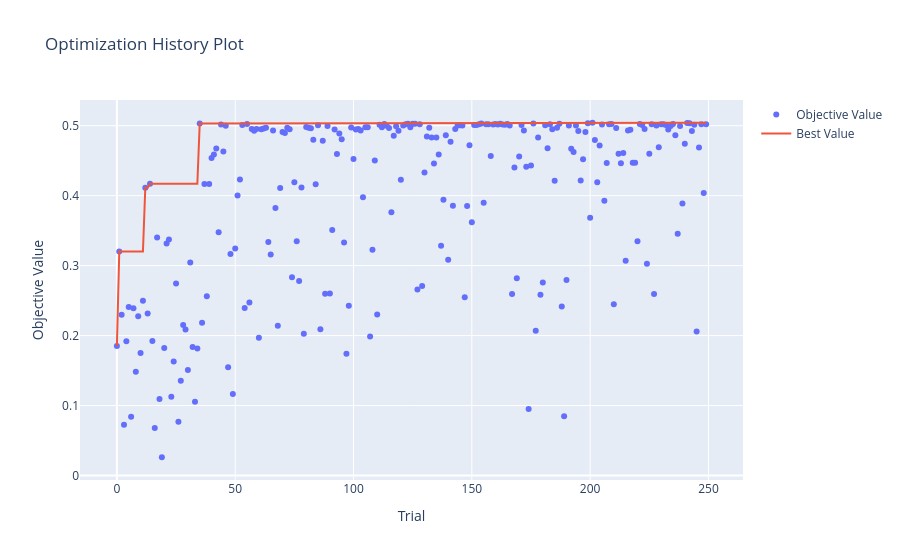
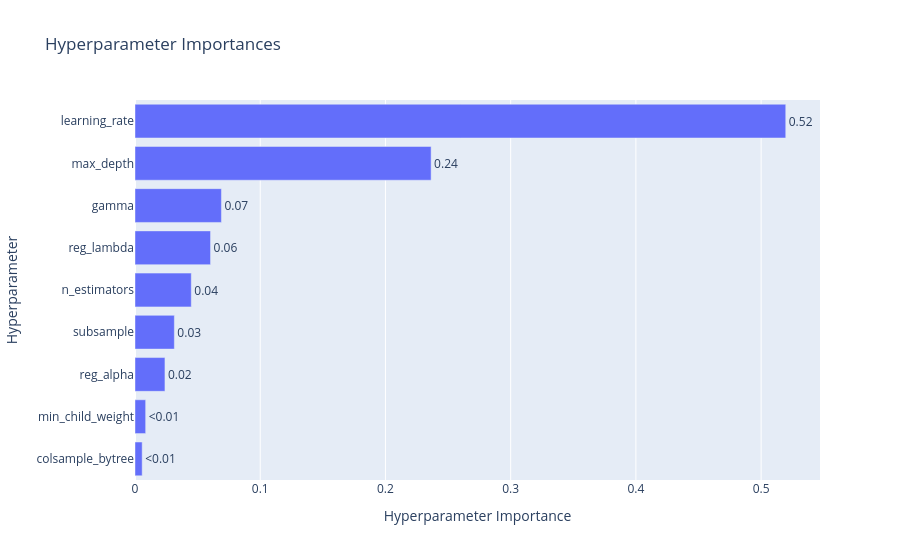

Notebook source saved alongside these figures, in order:
### Markdown cell above
## Optuna Param Tuning

### Code cell
import optuna
from sklearn.metrics import r2_score
import numpy as np
from xgboost import XGBRegressor
from sklearn.model_selection import train_test_split
from sklearn.preprocessing import StandardScaler

X = merged_df[top_features]
y = merged_df["protein_abundance_log"]

X_train, X_test, y_train, y_test = train_test_split(
    X, y, test_size=0.3, random_state=42
)

scaler_X = StandardScaler()
X_train_scaled = scaler_X.fit_transform(X_train)
X_test_scaled = scaler_X.transform(X_test)


def objective(trial):
    params = {
        "n_estimators": trial.suggest_int("n_estimators", 100, 1000, step=100),
        "max_depth": trial.suggest_categorical(
            "max_depth", [5, 7, 10, 20, 30, 40, 50, None]
        ),
        "min_child_weight": trial.suggest_int("min_child_weight", 1, 20),
        "learning_rate": trial.suggest_float("learning_rate", 0.01, 0.3),
        "subsample": trial.suggest_float("subsample", 0.6, 1.0),
        "colsample_bytree": trial.suggest_float("colsample_bytree", 0.6, 1.0),
        "gamma": trial.suggest_float("gamma", 0, 5),
        "reg_alpha": trial.suggest_float("reg_alpha", 0, 5),
        "reg_lambda": trial.suggest_float("reg_lambda", 1, 5),
    }

    model = XGBRegressor(**params, random_state=42, n_jobs=-1)

    model.fit(X_train_scaled, y_train)

    y_train_pred = model.predict(X_train_scaled)
    y_test_pred = model.predict(X_test_scaled)

    train_r2 = r2_score(y_train, y_train_pred)
    test_r2 = r2_score(y_test, y_test_pred)

    r2_diff = train_r2 - test_r2

    penalty = 0
    if r2_diff >= 0.15:
        penalty = r2_diff - 0.15
        print(f"Overfitting detected! Applying penalty: {penalty:.4f}")

    penalized_test_r2 = test_r2 - penalty
    print(f"\nTrial {trial.number}:")
    print(f"Parameters: {params}")
    print(f"Train R²: {train_r2:.4f}")
    print(f"Test R²: {test_r2:.4f}")
    print(f"R² difference: {r2_diff:.4f}")
    print(f"Penalized Test R²: {penalized_test_r2:.4f}")

    return penalized_test_r2


study = optuna.create_study(direction="maximize")


def print_progress(study, trial):
    print(f"\nBest trial so far: {study.best_trial.number}")
    print(f"Best penalized R² score so far: {study.best_value:.4f}")
    print(f"Best parameters so far: {study.best_params}")


print("Starting hyperparameter optimization...")
n_trials = 250
study.optimize(objective, n_trials=n_trials, callbacks=[print_progress])

print("\nOptimization completed!")
print(f"Best penalized R² score: {study.best_value:.4f}")
print("Best hyperparameters:")
for key, value in study.best_params.items():
    print(f"  {key}: {value}")

try:
    import optuna.visualization as vis
    import matplotlib.pyplot as plt

    fig1 = vis.plot_optimization_history(study)
    fig1.show()

    fig2 = vis.plot_param_importances(study)
    fig2.show()
except ImportError:
    print(
        "Optuna visualization is not available. Install optuna[visualization] to see plots."
    )

### Figure 1 — Plotly figure (JSON) as saved in the notebook; plotly's stock layout.template omitted (floating-point values rounded to 4 significant figures; data arrays with more than 128 entries replaced by an {"elided": "..."} marker saying what was removed)
{"data": [{"mode": "markers", "name": "Objective Value", "type": "scatter", "x": {"elided": "250 int values"}, "y": {"elided": "250 float values"}}, {"mode": "lines", "name": "Best Value", "type": "scatter", "x": {"elided": "250 int values"}, "y": {"elided": "250 float values"}}, {"marker": {"color": "#cccccc"}, "mode": "markers", "name": "Infeasible Trial", "showlegend": false, "type": "scatter", "x": [], "y": []}], "layout": {"title": {"text": "Optimization History Plot"}, "xaxis": {"title": {"text": "Trial"}}, "yaxis": {"title": {"text": "Objective Value"}}}}

### Figure 2 — Plotly figure (JSON) as saved in the notebook; plotly's stock layout.template omitted (floating-point values rounded to 4 significant figures)
{"data": [{"cliponaxis": false, "hovertemplate": ["colsample_bytree (FloatDistribution): 0.005732390082887746<extra></extra>", "min_child_weight (IntDistribution): 0.00851422400243164<extra></extra>", "reg_alpha (FloatDistribution): 0.023919366209388296<extra></extra>", "subsample (FloatDistribution): 0.0314216768940303<extra></extra>", "n_estimators (IntDistribution): 0.04493502308760965<extra></extra>", "reg_lambda (FloatDistribution): 0.06032026845101681<extra></extra>", "gamma (FloatDistribution): 0.06901356620684924<extra></extra>", "max_depth (CategoricalDistribution): 0.23647493173006182<extra></extra>", "learning_rate (FloatDistribution): 0.5196685533357244<extra></extra>"], "name": "Objective Value", "orientation": "h", "text": ["<0.01", "<0.01", "0.02", "0.03", "0.04", "0.06", "0.07", "0.24", "0.52"], "textposition": "outside", "type": "bar", "x": [0.005732, 0.008514, 0.02392, 0.03142, 0.04494, 0.06032, 0.06901, 0.2365, 0.5197], "y": ["colsample_bytree", "min_child_weight", "reg_alpha", "subsample", "n_estimators", "reg_lambda", "gamma", "max_depth", "learning_rate"]}], "layout": {"title": {"text": "Hyperparameter Importances"}, "xaxis": {"title": {"text": "Hyperparameter Importance"}}, "yaxis": {"title": {"text": "Hyperparameter"}}}}
